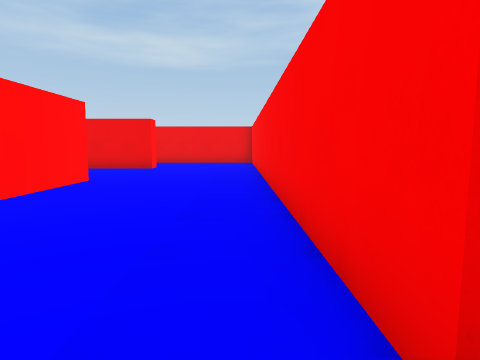
View 1 (above)

18 first-person views from a walk through a Unity game level. The camera is 1.3 m above the floor, tilts 6° down and sees 75° across. The floor is counted in squares, 2 m on a side. Each view is taken from the middle of a square. On the plan, view 1 faces up. The plan holds only what a view shows up to about 10 squares ahead; the rest is blank. Some animated figures are not drawn.

View 2
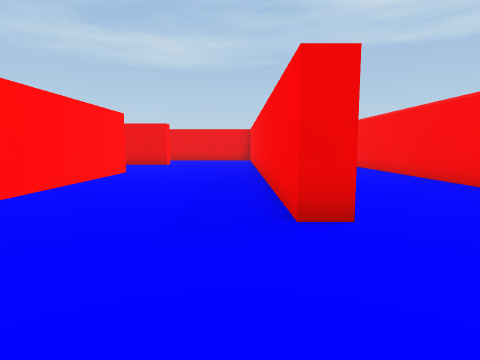

View 3
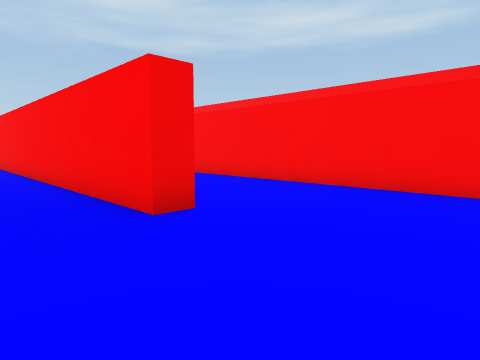

View 4
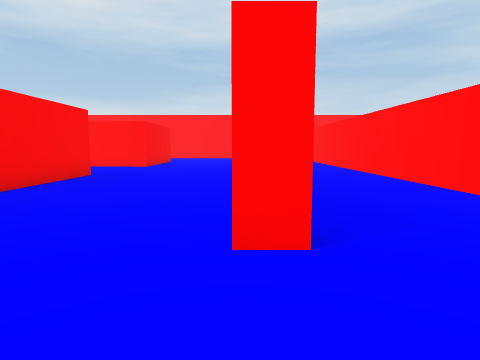

View 5
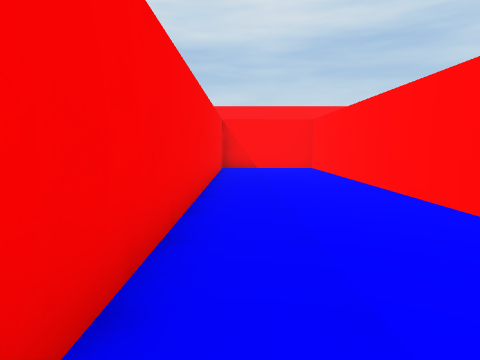

View 6
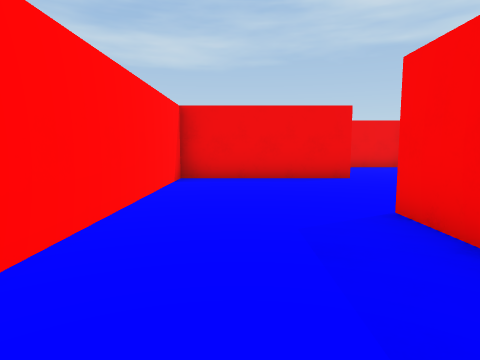

View 7
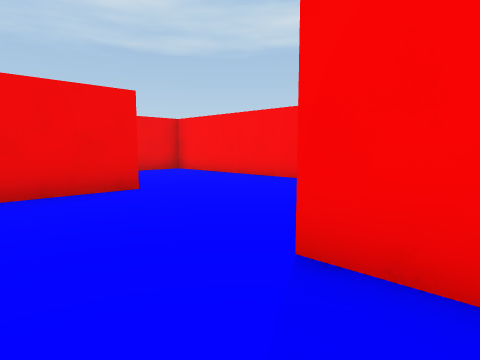

View 8
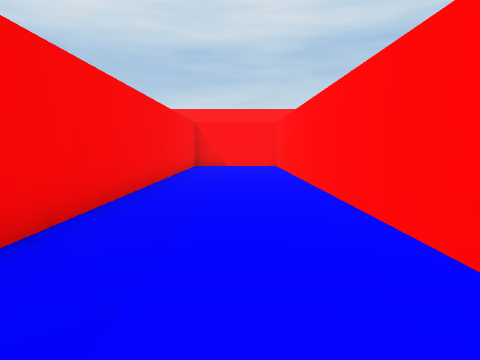

View 9
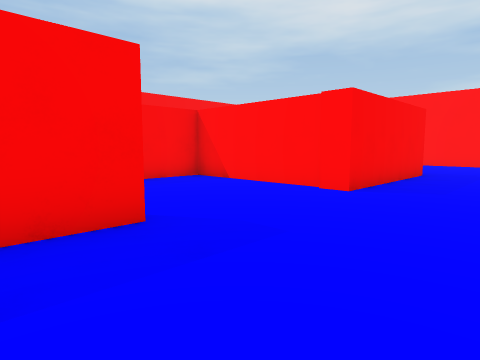

View 10
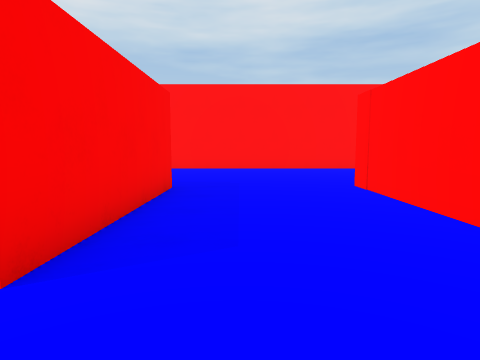

View 11
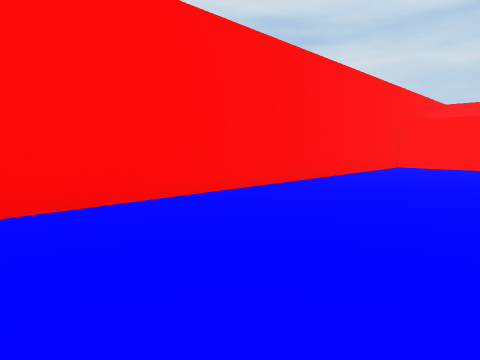

View 12
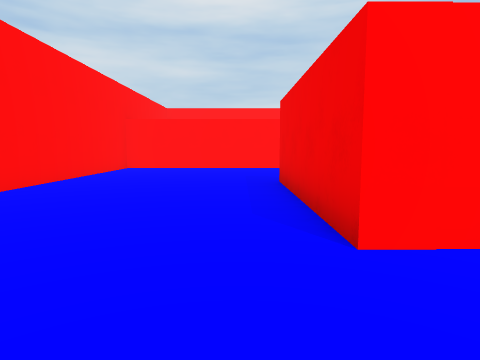

View 13
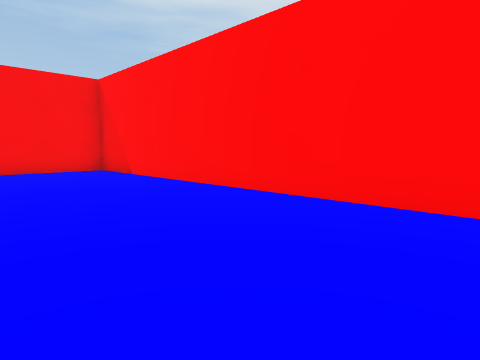

View 14
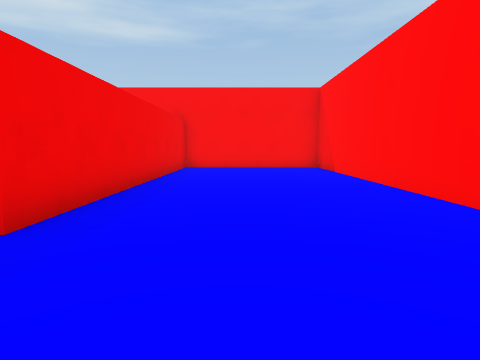

View 15
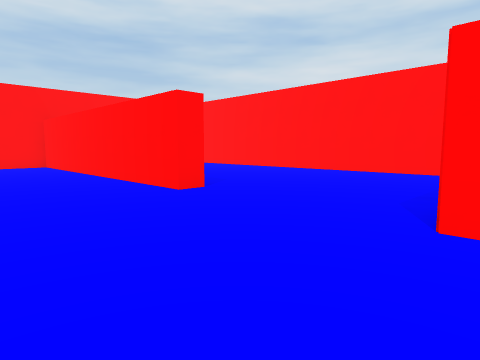

View 16
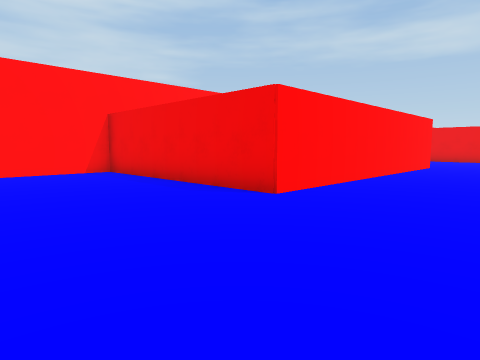

View 17
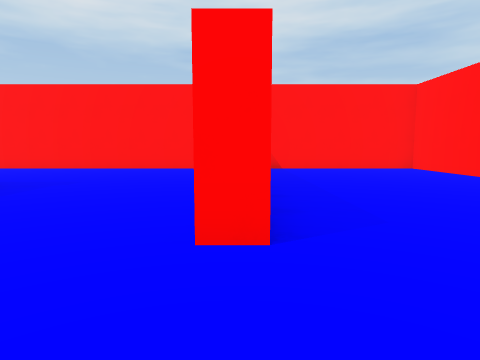

View 18
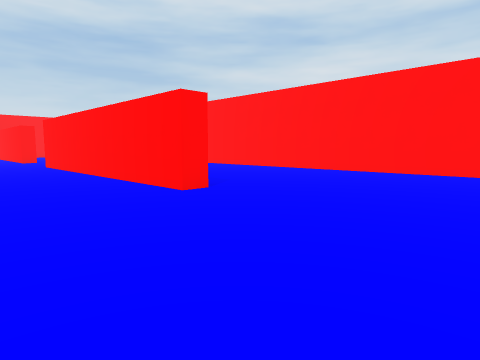

### Floor plan
Ten units are one square. View 1 is at (0, 0); x grows to the right and y downward. Boxes are objects, and circles mark ways between rooms. Rooms are numbered by the first view taken in them; rooms with no view inside come last. Other rooms are left out.
<svg viewBox="-168 -136 253 246">
<path fill="none" stroke="#000" d="M-35 -49 -35 -61 -29 -61 -29 -18M11 -7 5 -7 5 -131 -9 -131M-27 -100 -27 -95 -63 -95 -63 57 -35 57 -35 -34M1 25 39 25 39 -81M-112 30 -107 30 -107 105 80 105 80 63 1 63 1 25M-29 35 -29 63 -70 63M-112 -81 -107 -81 -107 -4 -163 -4 -163 50M-163 78 -163 105 -119 105M-163 -110 -163 -60"/>
<circle cx="-15" cy="25" r="3" fill="#2a7"/>
<text x="-20" y="-40">1</text>
<text x="-90" y="10">2</text>
</svg>
Room 1 opens to room 2.

Where each view was taken, in squares from view 1:
view 1: 0 up, 0 right, facing up
view 2: 2 down, 0 right, facing up
view 3: 2 down, 1 left, facing up-right
view 4: 8 up, 3 left, facing down
view 5: 4 up, 4 left, facing down
view 6: 3 up, 5 left, facing up
view 7: 5 up, 5 left, facing up-right
view 8: 5 up, 5 left, facing down
view 9: 2 up, 2 left, facing down-right
view 10: 1 down, 1 left, facing down
view 11: 7 down, 0 right, facing down-left
view 12: 7 down, 1 left, facing left
view 13: 7 down, 1 left, facing down-right
view 14: 8 down, 2 left, facing right
view 15: 1 up, 8 left, facing down-left
view 16: 3 down, 8 left, facing up-left
view 17: 1 down, 11 left, facing down
view 18: 12 up, 8 left, facing down-left
